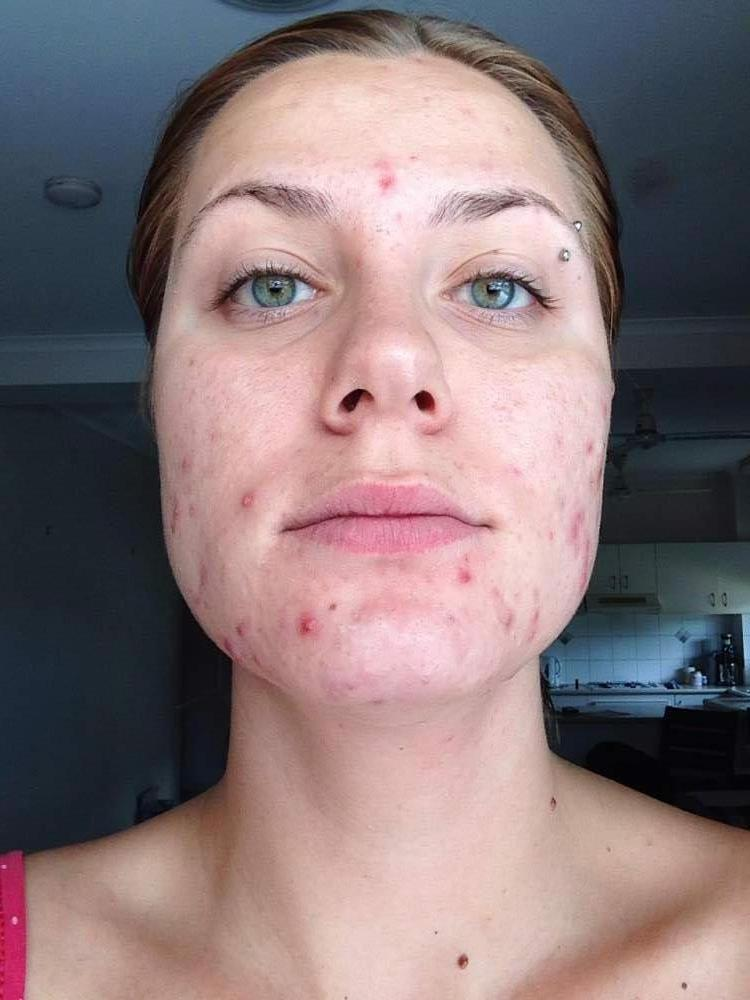
#> input picture Detect/test.jpg, 750 x 1000 px
$ jupyter execute Blob.ipynb   (older library calls are emulated)
#> lines starting #> are read from the running program, lines starting #| are printed output that depends on the picture
[cell 1]

import cv2
import numpy as np

# Read in the image in grayscale
#img = cv2.imread('test.jpg', cv2.IMREAD_GRAYSCALE)
img = cv2.imread('test.jpg')
#> img is the input picture: shape (1000, 750, 3); mean B, G, R 120.7, 118.3, 136.4
cv2.imshow("l*a*b",img)
"""
lab = cv2.cvtColor(img,cv2.COLOR_BGR2HSV)
H,S,V=cv2.split(lab)
"""
lab = cv2.cvtColor(img,cv2.COLOR_BGR2LAB)
#> lab: shape (1000, 750, 3); mean of channels 0, 1, 2 128.2, 135.6, 129.1

L,A,B=cv2.split(lab)
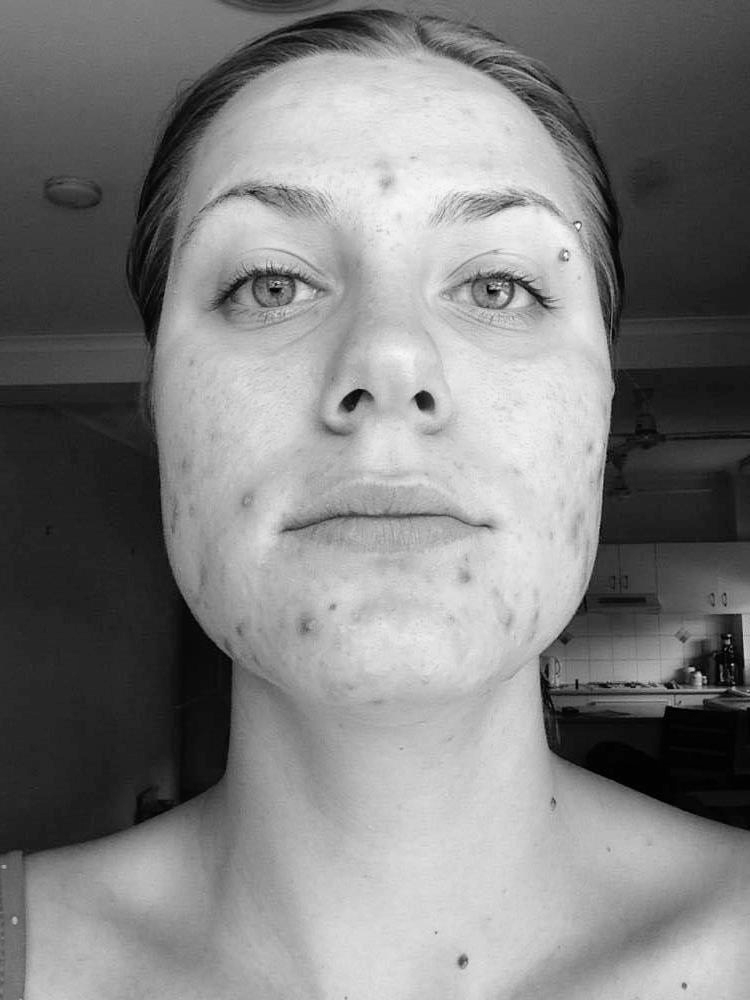
#> L: shape (1000, 750); min 0, max 254, mean 128.2
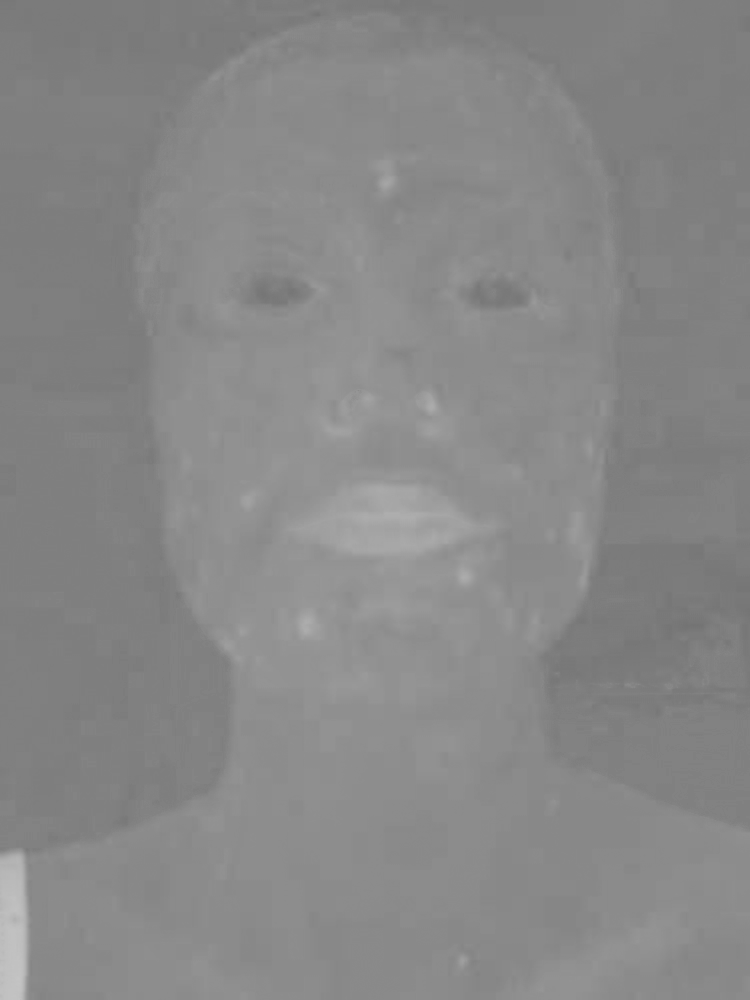
#> A: shape (1000, 750); min 115, max 197, mean 135.6
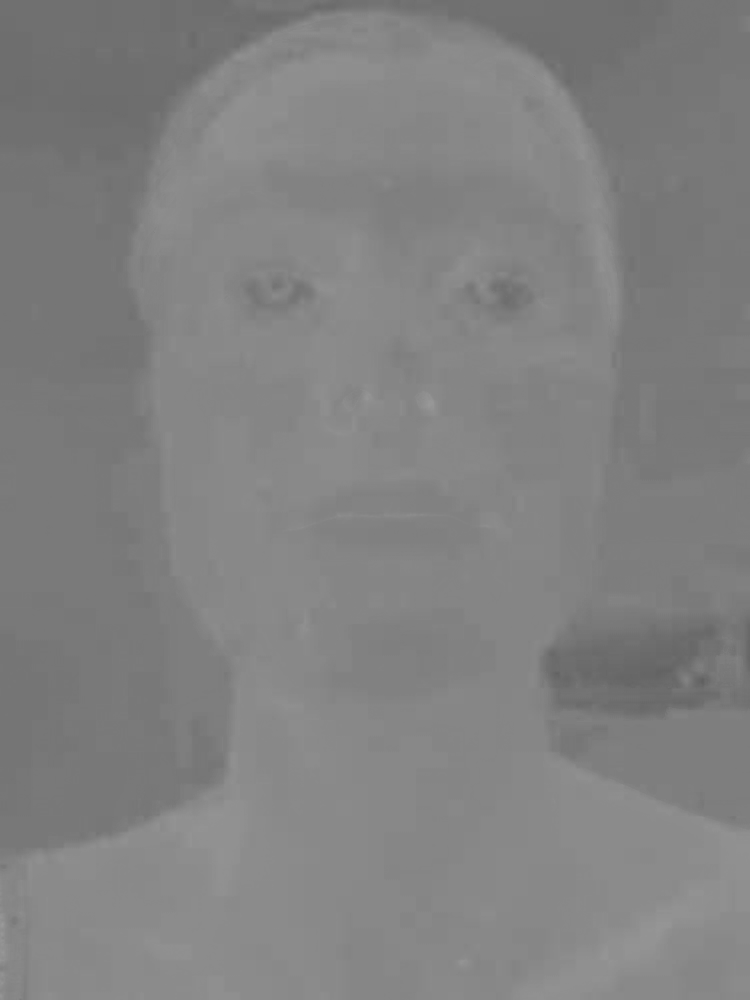
#> B: shape (1000, 750); min 96, max 154, mean 129.1
cv2.imshow("l*a*b",img)

#A_RGB = cv2.cvtColor(A,cv2.COLOR_LAB2RGB)

# Setup SimpleBlobDetector parameters.
params = cv2.SimpleBlobDetector_Params()

params.minThreshold = 150;
params.maxThreshold = 170;

"""
# Change thresholds
params.filterByColor=1
params.blobColor= 68

params.minThreshold = 10;
params.maxThreshold = 200;


params.minThreshold = 10;
params.maxThreshold = 200;

# Filter by Area.
params.filterByArea = True
params.minArea = 1500

# Filter by Circularity
params.filterByCircularity = True
params.minCircularity = 0.1

# Filter by Convexity
params.filterByConvexity = True
params.minConvexity = 0.87

# Filter by Inertia
params.filterByInertia = True
params.minInertiaRatio = 0.01
"""
# Determine which openCV version were using
if cv2.__version__.startswith('2.'):
    detector = cv2.SimpleBlobDetector()
else:
    detector = cv2.SimpleBlobDetector_create()

# Detect the blobs in the image
keypoints = detector.detect(A)
#> keypoints = ()
print(len(keypoints))
#| 0

# Draw detected keypoints as red circles
imgKeyPoints = cv2.drawKeypoints(A, keypoints, np.array([]), (0,0,255), cv2.DRAW_MATCHES_FLAGS_DRAW_RICH_KEYPOINTS)
#> imgKeyPoints: shape (1000, 750, 3); mean of channels 0, 1, 2 135.6, 135.6, 135.6

#cv2.imshow("L_Channel",L) # For L Channel
#cv2.imshow("A_Channel",imgKeyPoints) # For A Channel
#cv2.imshow("B_Channel",B) # For B Channel


# Display found keypoints
cv2.imshow("Keypoints", imgKeyPoints)
cv2.imwrite('output_lab.jpg', imgKeyPoints)

cv2.waitKey(0)

cv2.destroyAllWindows()

$ run again, with Detect/30-legos.jpg copied over Detect/test.jpg
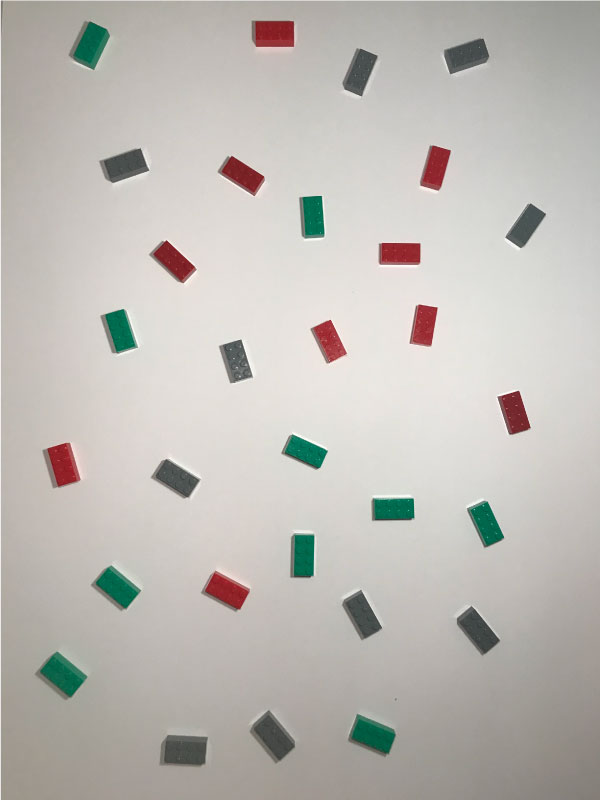
#> input picture Detect/30-legos.jpg, 600 x 800 px
#> img is the input picture: shape (800, 600, 3); mean B, G, R 181.9, 186.9, 190.5
#> lab: shape (800, 600, 3); mean of channels 0, 1, 2 193.7, 128.6, 131.4
#> `L,A,B=cv2.split(lab)`:
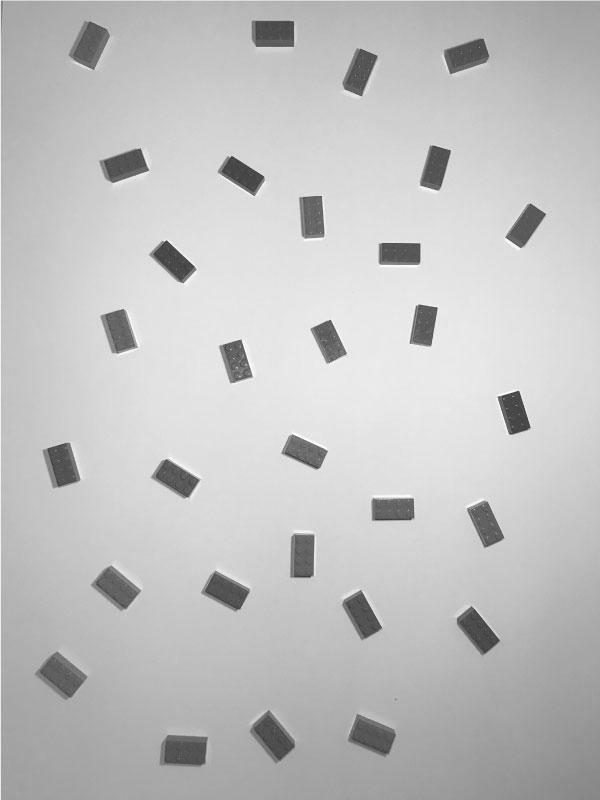
#> L: shape (800, 600); min 49, max 255, mean 193.7
#> `L,A,B=cv2.split(lab)`:
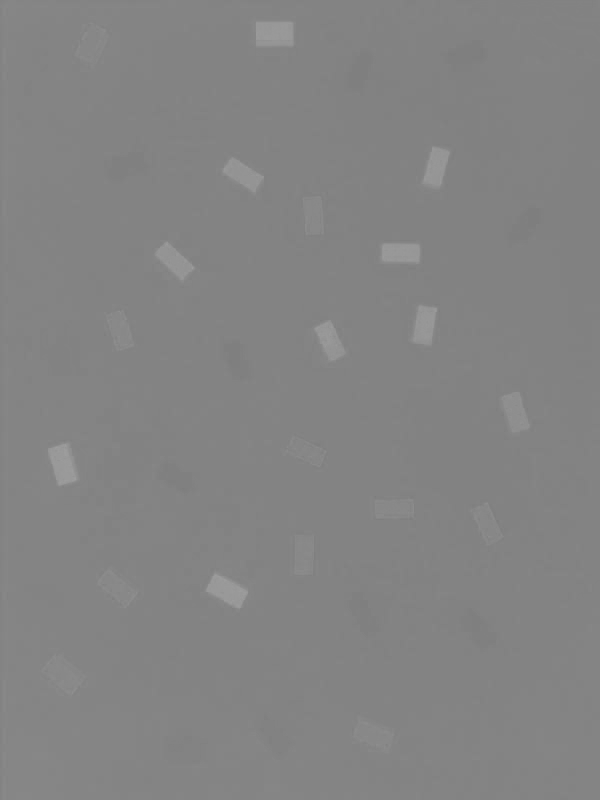
#> B: shape (800, 600); min 125, max 158, mean 131.4
#> keypoints = 4 keypoints; (x, y, size): (63, 674, 43), (118, 586, 41.3), (304, 555, 36.4), (394, 508, 36.3)
#| 4
#> imgKeyPoints: shape (800, 600, 3); mean of channels 0, 1, 2 128.4, 128.4, 128.8

$ run again, with Detect/107.jpeg copied over Detect/test.jpg
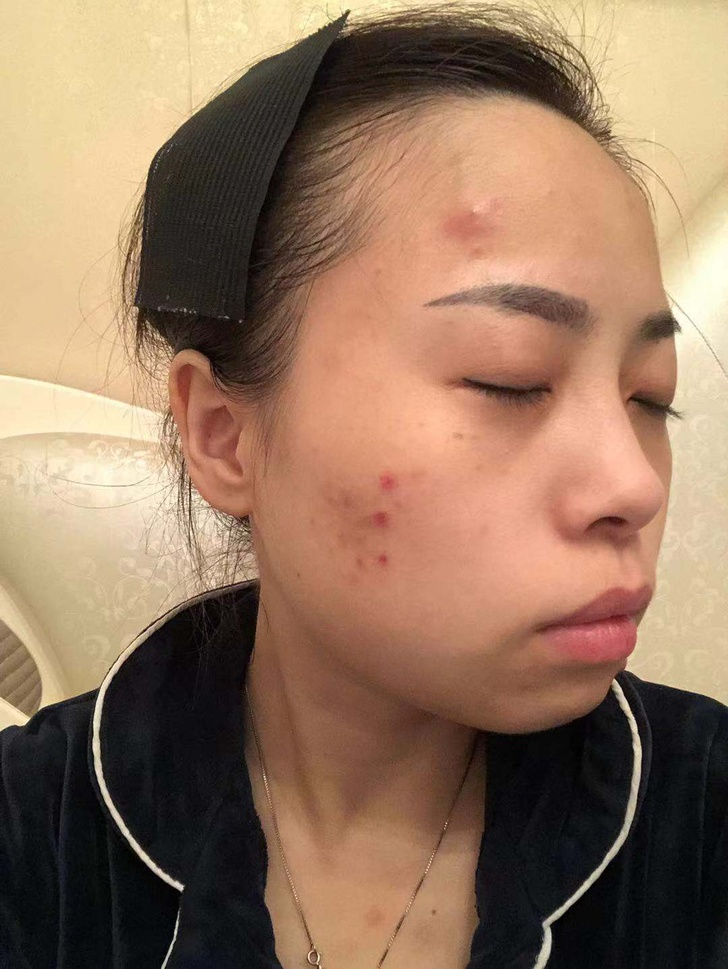
#> input picture Detect/107.jpeg, 728 x 969 px, shrunk from 1080 x 1438 before the run
#> img is the input picture: shape (969, 728, 3); mean B, G, R 95.1, 118.4, 148.8
#> lab: shape (969, 728, 3); mean of channels 0, 1, 2 128.9, 136.4, 144.8
#> `L,A,B=cv2.split(lab)`:
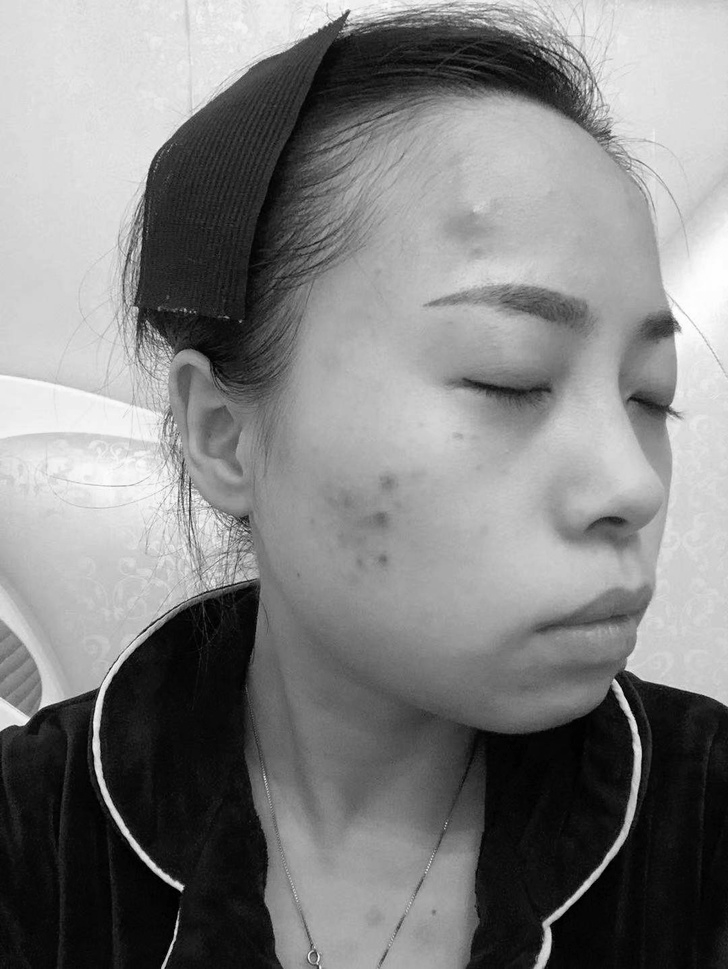
#> L: shape (969, 728); min 0, max 254, mean 128.9
#> `L,A,B=cv2.split(lab)`:
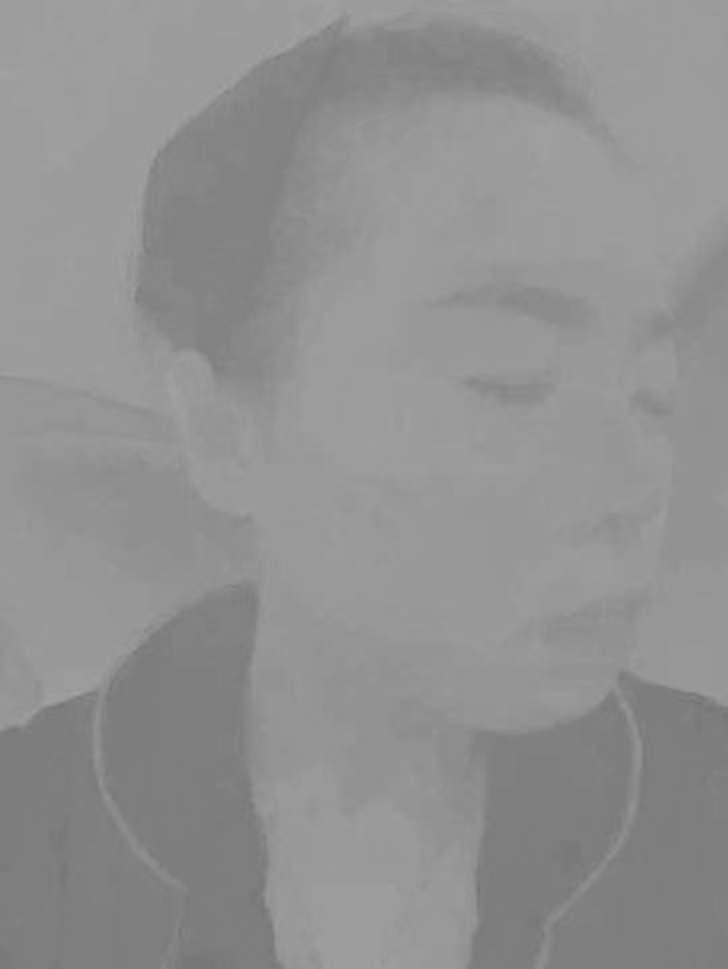
#> B: shape (969, 728); min 114, max 165, mean 144.8
#> keypoints = ()
#| 0
#> imgKeyPoints: shape (969, 728, 3); mean of channels 0, 1, 2 136.4, 136.4, 136.4
